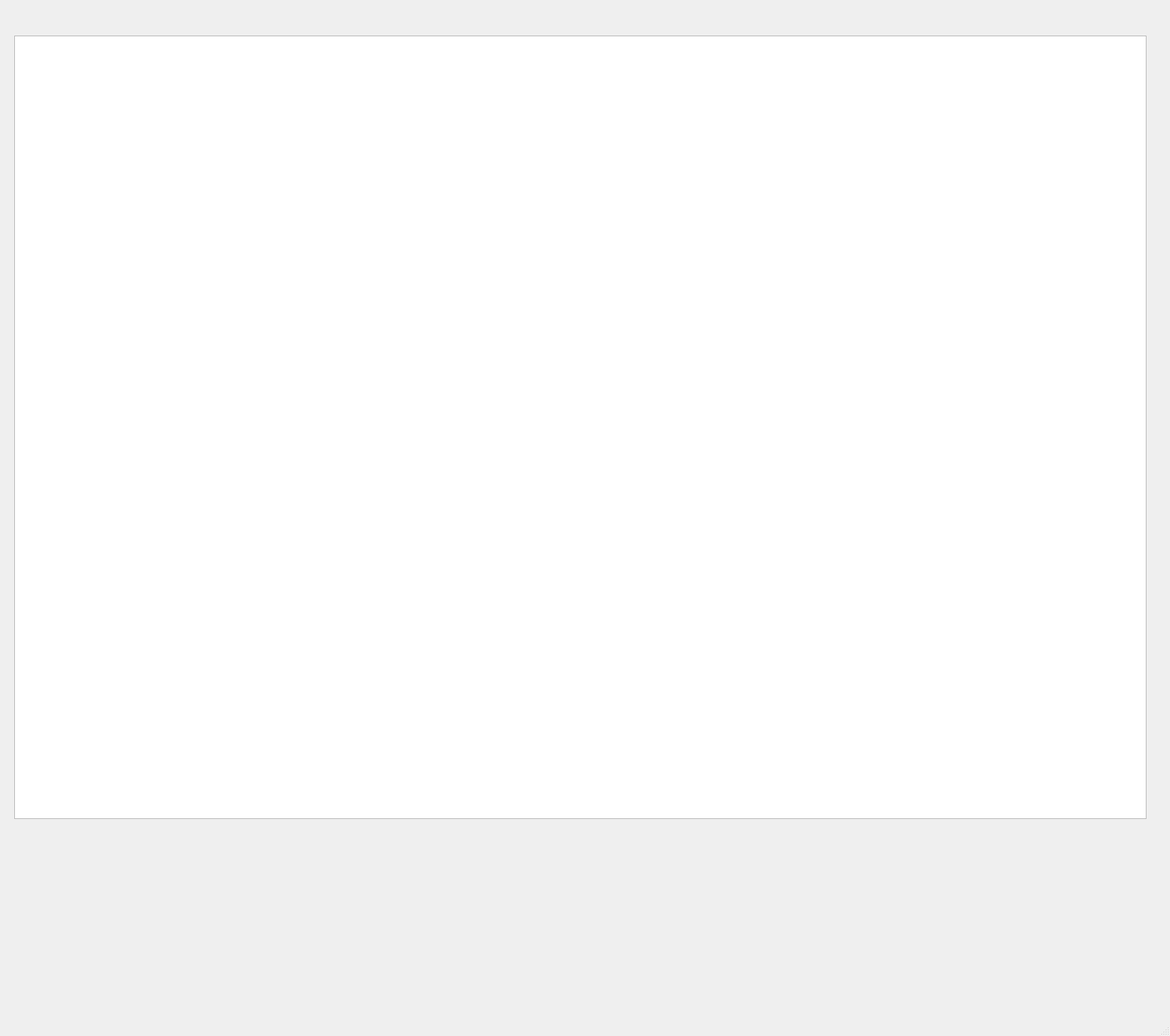
<?xml version="1.0" encoding="UTF-8"?>
<ui version="4.0">
 <class>MainWindow</class>
 <widget class="QMainWindow" name="MainWindow">
  <property name="geometry">
   <rect>
    <x>0</x>
    <y>0</y>
    <width>1644</width>
    <height>1456</height>
   </rect>
  </property>
  <property name="windowTitle">
   <string>MainWindow</string>
  </property>
  <widget class="QWidget" name="centralwidget">
   <widget class="QTableWidget" name="tableWidget">
    <property name="geometry">
     <rect>
      <x>20</x>
      <y>50</y>
      <width>1591</width>
      <height>1101</height>
     </rect>
    </property>
   </widget>
  </widget>
  <widget class="QMenuBar" name="menubar">
   <property name="geometry">
    <rect>
     <x>0</x>
     <y>0</y>
     <width>1644</width>
     <height>38</height>
    </rect>
   </property>
  </widget>
  <widget class="QStatusBar" name="statusbar"/>
 </widget>
 <resources/>
 <connections/>
</ui>
